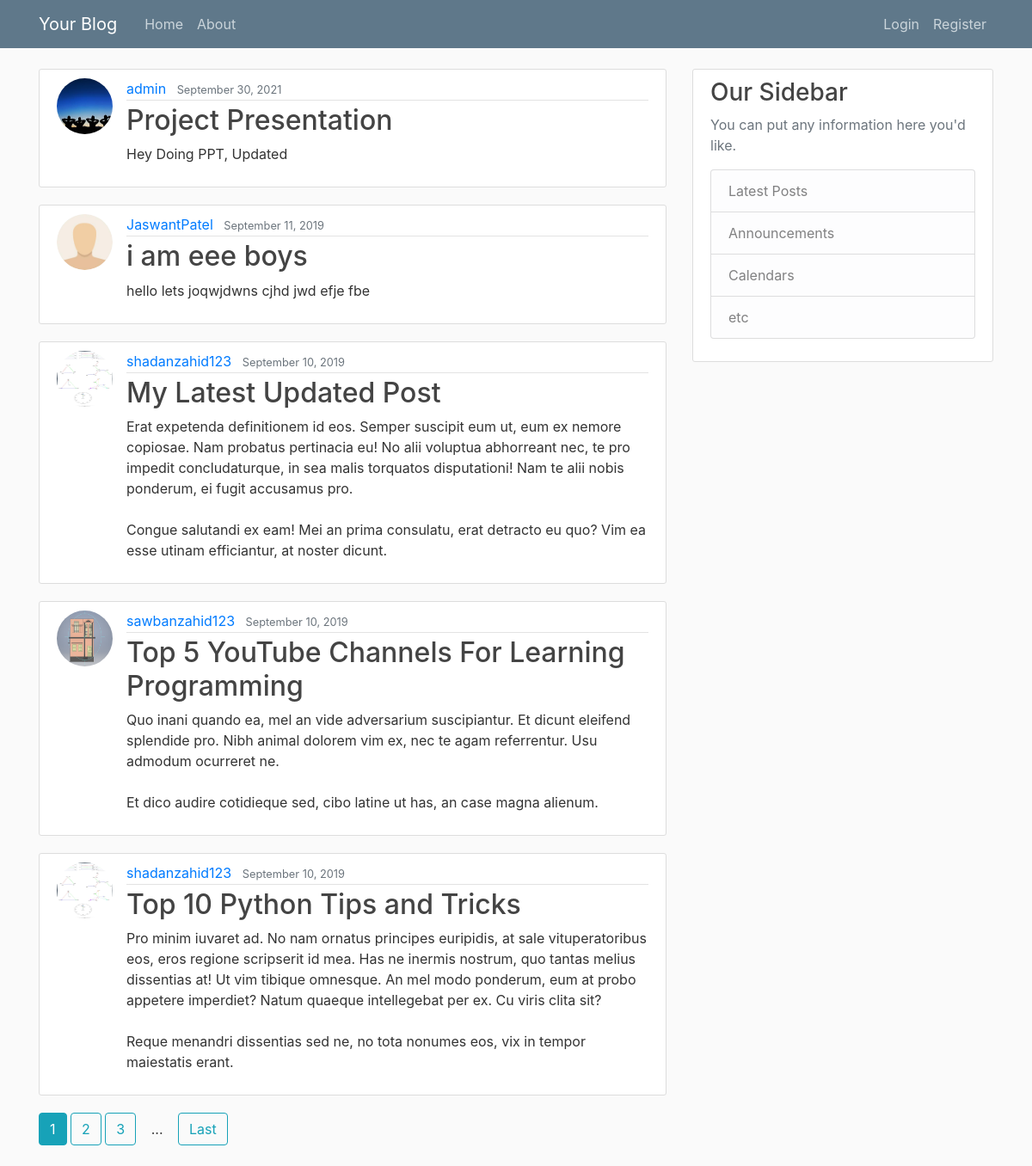
The page / on the database its author committed.
### blog/models.py (models this page shows, shortened)
class post(models.Model):
    title = models.CharField(max_length=100)
    content = models.TextField()
    date_posted = models.DateTimeField(default = timezone.now)
    author = models.ForeignKey(User , on_delete=models.CASCADE)

### users/models.py (models this page shows, shortened)
class profile(models.Model):
    user = models.OneToOneField(User , on_delete=models.CASCADE)
    image = models.ImageField(default='default.jpg' , upload_to='profile_pics')

### blog/views.py (the view)
# urls.py: path('', PostListView.as_view(),name='blog-home'),
class PostListView(ListView):
    model = post
    template_name='blog/home.html' #<app>/<model>_<viewtype>.html
    context_object_name = 'posts'
    ordering = ['-date_posted']
    paginate_by = 5

### blog/templates/blog/home.html (shortened to what this page needs)
{% extends "blog/base.html" %}
{% block content %}
    {%  for post in posts  %}
        <article class="media content-section">
            <img class="rounded-circle article-img" src="{{ post.author.profile.image.url }}">
            <div class="media-body">
            <div class="article-metadata">
                <a class="mr-2" href="{% url 'user-posts' post.author.username %}">{{ post.author }}</a>
                <small class="text-muted">{{ post.date_posted|date:"F d, Y" }}</small>
            </div>
            <h2><a class="article-title" href="{% url 'post-detail' post.id %}">{{ post.title }}</a></h2>
            <p class="article-content">{{ post.content }}</p>
            </div>
        </article>
    {% endfor %}
    {% if is_paginated %}
    <div class="centered">
        {% for num in page_obj.paginator.page_range %}
            {% if page_obj.number == num %}
            <a  class="btn btn-info mb-4" href="?page={{num}}">{{ num}}</a>
            {% elif num > page_obj.number|add:'-3' and num < page_obj.number|add:'3' %}
                <a  class="btn btn-outline-info mb-4" href="?page={{num}}">{{ num}}</a>
            {%endif%}
        {% endfor %}
        {% if page_obj.has_next %}
            <a  class="btn mb-4" >...</a>
            <a  class="btn btn-outline-info mb-4" href="?page={{ page_obj.paginator.num_pages }}">Last</a>
        {% endif %}
    </div>
    {% endif %}
{% endblock content%}

### blog/templates/blog/base.html (shortened to what this page needs)
{% load static %}
<!DOCTYPE html>
<html>
    <head>
        <link rel="stylesheet" href="https://stackpath.bootstrapcdn.com/bootstrap/4.3.1/css/bootstrap.min.css">
        <link rel="stylesheet" type="text/css" href="{% static 'blog//main.css' %}" >
    </head>
    <body>
        <header class="site-header">
            <nav class="navbar navbar-expand-md navbar-dark bg-steel fixed-top">
                <div class="container">
                    <a class="navbar-brand mr-4" href="{% url 'blog-home' %}">Your Blog</a>
                    <div class="collapse navbar-collapse" id="navbarToggle">
                        <div class="navbar-nav mr-auto">
                        <a class="nav-item nav-link" href="{% url 'blog-home' %}">Home</a>
                        <a class="nav-item nav-link" href="{% url 'blog-about' %}">About</a>
                        </div>
                        <div class="navbar-nav">
                          {% if user.is_authenticated %}
                          <a class="nav-item nav-link" href="{% url 'post-create' %}">New Post</a>
                          <a class="nav-item nav-link" href="{% url 'profile' %}">Profile</a>
                          <a class="nav-item nav-link" href="{% url 'logout' %}">Logout</a>
                          {% else %}
                            <a class="nav-item nav-link" href="{% url 'login' %}">Login</a>
                            <a class="nav-item nav-link" href="{% url 'register' %}">Register</a>
                          {% endif %}
                        </div>
                    </div>
                </div>
            </nav>
        </header>
        <main role="main" class="container">
                <div class="row">
                  <div class="col-md-8">
                    {% block content %}{% endblock %}
                  </div>
                  <div class="col-md-4">
                    <div class="content-section">
                      <h3>Our Sidebar</h3>
                      <p class='text-muted'>You can put any information here you'd like.
                        <ul class="list-group">
                          <li class="list-group-item list-group-item-light">Latest Posts</li>
                          <li class="list-group-item list-group-item-light">Announcements</li>
                          <li class="list-group-item list-group-item-light">Calendars</li>
                          <li class="list-group-item list-group-item-light">etc</li>
                        </ul>
                      </p>
                    </div>
                  </div>
                </div>
        </main>
    </body>
</html>

### blog/static/blog/main.css (style rules this page uses)
body { background: #fafafa; color: #333333; margin-top: 5rem; }
h1, h2, h3, h4, h5, h6 { color: #444444; }
ul { margin: 0; }
.bg-steel { background-color: #5f788a; }
.site-header .navbar-nav .nav-link { color: #cbd5db; }
.content-section { background: #ffffff; padding: 10px 20px; border: 1px solid #dddddd; border-radius: 3px; margin-bottom: 20px; }
.article-title { color: #444444; }
.article-content { white-space: pre-line; }
.article-img { height: 65px; width: 65px; margin-right: 16px; }
.article-metadata { padding-bottom: 1px; margin-bottom: 4px; border-bottom: 1px solid #e3e3e3 }

### rows shown on the page
post: author.profile.image (picture), author "admin", date_posted "September 30, 2021", title "Project Presentation", content "Hey Doing PPT, Updated"
post: author.profile.image (placeholder picture), author "JaswantPatel", date_posted "September 11, 2019", title "i am eee boys", content "hello lets joqwjdwns cjhd jwd efje fbe"
post: author.profile.image (picture), author "shadanzahid123", date_posted "September 10, 2019", title "My Latest Updated Post", content "Erat expetenda definitionem id eos. Semper suscipit eum ut, eum ex nemore copiosae. Nam probatus pertinacia eu! No alii voluptua abhorreant nec, te pro impedit concludaturque, in sea malis torquatos disputationi! Nam te alii nobis ponderum, ei fugit accusamus pro. Congue salutandi ex eam! Mei an prima consulatu, erat detracto eu quo? Vim ea esse utinam efficiantur, at noster dicunt."
post: author.profile.image (picture), author "sawbanzahid123", date_posted "September 10, 2019", title "Top 5 YouTube Channels For Learning Programming", content "Quo inani quando ea, mel an vide adversarium suscipiantur. Et dicunt eleifend splendide pro. Nibh animal dolorem vim ex, nec te agam referrentur. Usu admodum ocurreret ne. Et dico audire cotidieque sed, cibo latine ut has, an case magna alienum."
post: author.profile.image (picture), author "shadanzahid123", date_posted "September 10, 2019", title "Top 10 Python Tips and Tricks", content "Pro minim iuvaret ad. No nam ornatus principes euripidis, at sale vituperatoribus eos, eros regione scripserit id mea. Has ne inermis nostrum, quo tantas melius dissentias at! Ut vim tibique omnesque. An mel modo ponderum, eum at probo appetere imperdiet? Natum quaeque intellegebat per ex. Cu viris clita sit? Reque menandri dissentias sed ne, no tota nonumes eos, vix in tempor maiestatis erant."

### other values the page prints
{{ num }} "1"
{{ num }} "2" "3"
